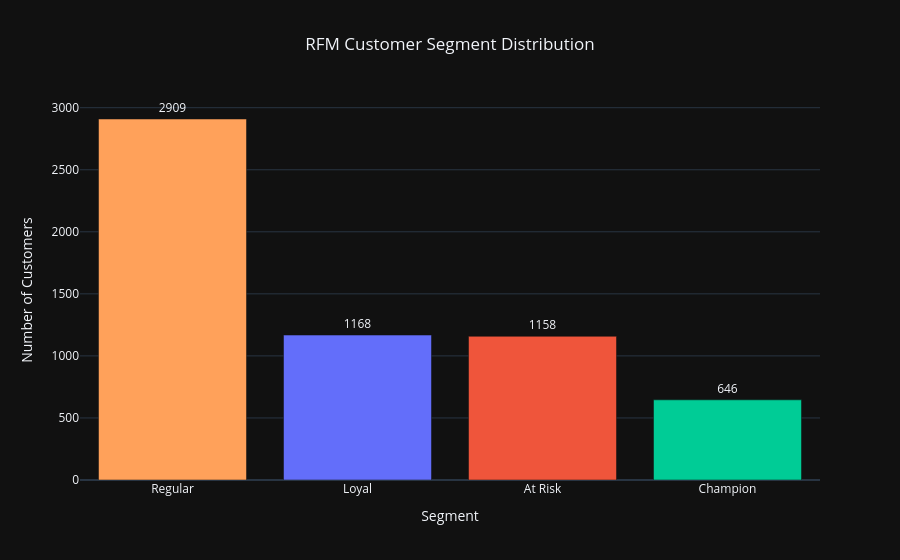

The cell this chart's notebook holds for it:
### Code cell
# RFM Customer Segmentation

reference_date = df["InvoiceDate"].max() + pd.Timedelta(days=1)

rfm = (
    df.groupby("Customer ID")
      .agg(
          Recency=("InvoiceDate", lambda x: (reference_date - x.max()).days),
          Frequency=("Invoice", "nunique"),
          Monetary=("Revenue", "sum")
      )
      .reset_index()
)

# Quartile-based RFM scores
rfm["R_Score"] = pd.qcut(
    rfm["Recency"].rank(method="first"), 4, labels=[4, 3, 2, 1]
).astype(int)

rfm["F_Score"] = pd.qcut(
    rfm["Frequency"].rank(method="first"), 4, labels=[1, 2, 3, 4]
).astype(int)

rfm["M_Score"] = pd.qcut(
    rfm["Monetary"].rank(method="first"), 4, labels=[1, 2, 3, 4]
).astype(int)

rfm["RFM_Score"] = rfm[["R_Score", "F_Score", "M_Score"]].sum(axis=1)

def classify_customer(row):
    if row["R_Score"] >= 4 and row["F_Score"] >= 4 and row["M_Score"] >= 4:
        return "Champion"
    elif row["R_Score"] >= 3 and row["F_Score"] >= 3 and row["M_Score"] >= 3:
        return "Loyal"
    elif row["R_Score"] <= 2 and (row["F_Score"] >= 3 or row["M_Score"] >= 3):
        return "At Risk"
    return "Regular"

rfm["Segment"] = rfm.apply(classify_customer, axis=1)

# Segment distribution
segment_distribution = (
    rfm["Segment"]
    .value_counts()
    .rename_axis("Segment")
    .reset_index(name="Customers")
)

segment_distribution["Percentage"] = (
    segment_distribution["Customers"] / len(rfm) * 100
)

fig_rfm_segments = px.bar(
    segment_distribution,
    x="Segment",
    y="Customers",
    color="Segment",
    text="Customers",
    title="RFM Customer Segment Distribution",
    labels={"Customers": "Number of Customers"},
    color_discrete_map={
        "Champion": "#00CC96",
        "Loyal": "#636EFA",
        "Regular": "#FFA15A",
        "At Risk": "#EF553B"
    },
    template="plotly_dark"
)

fig_rfm_segments.update_traces(
    texttemplate="%{text}",
    textposition="outside"
)

fig_rfm_segments.update_layout(
    title_x=0.5,
    showlegend=False,
    yaxis=dict(title="Number of Customers")
)

fig_rfm_segments.show()

rfm.head()

### Figure 1 — Plotly figure (JSON) as saved in the notebook; plotly's stock layout.template omitted (floating-point values rounded to 4 significant figures)
{"data": [{"hovertemplate": "Segment=%{x}<br>Number of Customers=%{text}<extra></extra>", "legendgroup": "Regular", "marker": {"color": "#FFA15A", "pattern": {"shape": ""}}, "name": "Regular", "orientation": "v", "showlegend": true, "text": [2909.0], "textposition": "outside", "texttemplate": "%{text}", "type": "bar", "x": ["Regular"], "xaxis": "x", "y": [2909], "yaxis": "y"}, {"hovertemplate": "Segment=%{x}<br>Number of Customers=%{text}<extra></extra>", "legendgroup": "Loyal", "marker": {"color": "#636EFA", "pattern": {"shape": ""}}, "name": "Loyal", "orientation": "v", "showlegend": true, "text": [1168.0], "textposition": "outside", "texttemplate": "%{text}", "type": "bar", "x": ["Loyal"], "xaxis": "x", "y": [1168], "yaxis": "y"}, {"hovertemplate": "Segment=%{x}<br>Number of Customers=%{text}<extra></extra>", "legendgroup": "At Risk", "marker": {"color": "#EF553B", "pattern": {"shape": ""}}, "name": "At Risk", "orientation": "v", "showlegend": true, "text": [1158.0], "textposition": "outside", "texttemplate": "%{text}", "type": "bar", "x": ["At Risk"], "xaxis": "x", "y": [1158], "yaxis": "y"}, {"hovertemplate": "Segment=%{x}<br>Number of Customers=%{text}<extra></extra>", "legendgroup": "Champion", "marker": {"color": "#00CC96", "pattern": {"shape": ""}}, "name": "Champion", "orientation": "v", "showlegend": true, "text": [646.0], "textposition": "outside", "texttemplate": "%{text}", "type": "bar", "x": ["Champion"], "xaxis": "x", "y": [646], "yaxis": "y"}], "layout": {"barmode": "relative", "legend": {"title": {"text": "Segment"}, "tracegroupgap": 0}, "showlegend": false, "title": {"text": "RFM Customer Segment Distribution", "x": 0.5}, "xaxis": {"anchor": "y", "categoryarray": ["Regular", "Loyal", "At Risk", "Champion"], "categoryorder": "array", "domain": [0, 1], "title": {"text": "Segment"}}, "yaxis": {"anchor": "x", "domain": [0, 1], "title": {"text": "Number of Customers"}}}}
